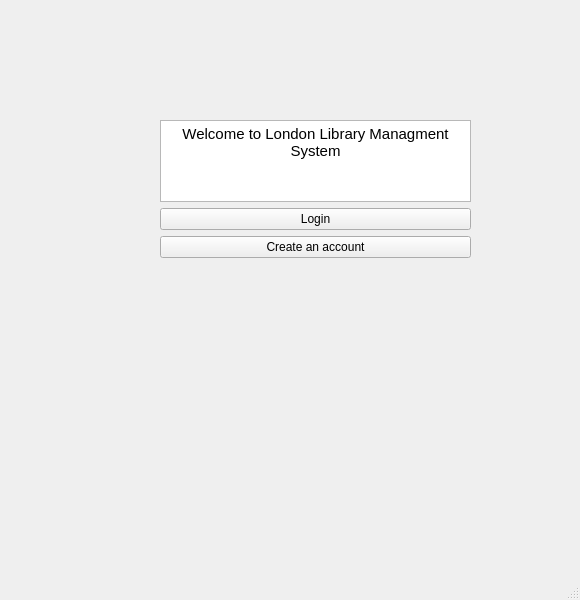
<?xml version="1.0" encoding="UTF-8"?>
<ui version="4.0">
 <class>StartWindow</class>
 <widget class="QMainWindow" name="StartWindow">
  <property name="geometry">
   <rect>
    <x>0</x>
    <y>0</y>
    <width>580</width>
    <height>600</height>
   </rect>
  </property>
  <property name="windowTitle">
   <string>London Library</string>
  </property>
  <widget class="QWidget" name="centralwidget">
   <property name="sizePolicy">
    <sizepolicy hsizetype="Fixed" vsizetype="Fixed">
     <horstretch>0</horstretch>
     <verstretch>0</verstretch>
    </sizepolicy>
   </property>
   <widget class="QWidget" name="verticalLayoutWidget">
    <property name="geometry">
     <rect>
      <x>160</x>
      <y>120</y>
      <width>311</width>
      <height>138</height>
     </rect>
    </property>
    <layout class="QVBoxLayout" name="verticalLayout">
     <property name="bottomMargin">
      <number>0</number>
     </property>
     <item>
      <widget class="QTextBrowser" name="textBrowser">
       <property name="html">
        <string>&lt;!DOCTYPE HTML PUBLIC &quot;-//W3C//DTD HTML 4.0//EN&quot; &quot;http://www.w3.org/TR/REC-html40/strict.dtd&quot;&gt;
&lt;html&gt;&lt;head&gt;&lt;meta name=&quot;qrichtext&quot; content=&quot;1&quot; /&gt;&lt;style type=&quot;text/css&quot;&gt;
p, li { white-space: pre-wrap; }
&lt;/style&gt;&lt;/head&gt;&lt;body style=&quot; font-family:'Ubuntu'; font-size:11pt; font-weight:400; font-style:normal;&quot;&gt;
&lt;p align=&quot;center&quot; style=&quot; margin-top:0px; margin-bottom:0px; margin-left:0px; margin-right:0px; -qt-block-indent:0; text-indent:0px;&quot;&gt;Welcome to London Library Managment System&lt;/p&gt;&lt;/body&gt;&lt;/html&gt;</string>
       </property>
      </widget>
     </item>
     <item>
      <widget class="QPushButton" name="pushButton">
       <property name="text">
        <string>Login</string>
       </property>
      </widget>
     </item>
     <item>
      <widget class="QPushButton" name="pushButton_2">
       <property name="text">
        <string>Create an account</string>
       </property>
      </widget>
     </item>
    </layout>
   </widget>
  </widget>
  <widget class="QMenuBar" name="menubar">
   <property name="geometry">
    <rect>
     <x>0</x>
     <y>0</y>
     <width>580</width>
     <height>22</height>
    </rect>
   </property>
  </widget>
  <widget class="QStatusBar" name="statusbar"/>
 </widget>
 <resources/>
 <connections/>
</ui>
